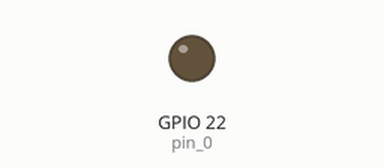
Simulated run of this program. Board: ESP32. Parts: output pins drawn as LEDs (lit = HIGH). Pins used as bus, display or sensor lines are not drawn; what the program prints to the serial monitor is not drawn.

Above: at 0.5 s.
Timing chart, 0 to 3.0 s (numbered marks = the images above):
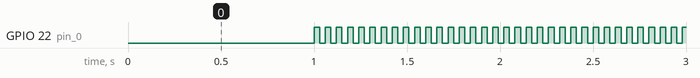

Measured:
- by itself, GPIO 22 (pin_0): alternates HIGH for 0.03 s and LOW for 0.03 s

The program:

main.cpp
```cpp
/*
 * FreeRTOS Esercizio 29: Esempio illustrativo di task e spinlock/sezioni critiche in sistemi multicore
 *
 * Lo spinlock in FreeRTOS costringe la CPU a bloccare l'esecuzione degli interrupt
 * e quindi dello scheduler del sistema operativo.
 * Nel porting di FreeRTOS operato da Espressif, lo spinlock opera su ogni core che lo interroga.
 *
 * Il programma di esempio analizza l'effetto di uno spinlock condiviso tra task
 * che girano su due core distinti della ESP32.
 *
 * Il Task0, sul core0, commuta il led sul pin_0 ogni task_0_delay ms.
 * Inizialmente non si impiega lo spinlock in questo task.
 *
 * Il Task1 sul Core1 impiega lo spinlock per proteggere una sezione critica di lunga durata.
 * Il Task1 entra nella sezione critica, commuta il led sul pin_1 e poi simula una lunga operazione
 * non interrompibile e infine rilascia lo spinlock: per tutto questo tempo lo scheduler sul Core1
 * resta bloccato.
 *
 * Analizzare con l'oscilloscopio le temporizzazioni dei segnali su pin_0 e pin_1
 * nei due casi:
 * a) senza lo spinlock in Task0;
 * b) con lo spinlock attivato in entrambi i task.
 *
 * Nota: nel file soc.h sono definiti i riferimenti ai due core della ESP32:
 *   #define PRO_CPU_NUM (0)
 *   #define APP_CPU_NUM (1)
 *
 * Qui vengono adoperati entrambi i core della CPU.
 *
 */

#include <Arduino.h>

// Impostazioni  ***************************************************************
// il core1 viene monopolizzato dal Task1 per time_hog ms
static const TickType_t time_hog = 1;
// Tempo di pausa (ms) del Task 0
static const TickType_t task_0_delay = 30;
// Tempo di pausa (ms) del Task 1
static const TickType_t task_1_delay = 100;

// Pin  ************************************************************************

// pin del led gestito dal task 0 sul Core0
static const int pin_0 = 22;
// pin del led gestito dal task 1 sul Core1
static const int pin_1 = 23;

// Variabili Globali  **********************************************************

// spinlock di protezione delle sezioni critiche
static portMUX_TYPE spinlock = portMUX_INITIALIZER_UNLOCKED;

//******************************************************************************
// Funzioni ausiliarie

// monopolizza il processore. Temporizzazione accurata per tempi <= 1 secondo
static void hog_delay(uint32_t ms)
{
  for (uint32_t i = 0; i < ms; i++)
  {
    for (uint32_t j = 0; j < 40000; j++)
    {
      asm("nop"); // istruzione NO-OPERATION della CPU
    }
  }
}

//*****************************************************************************
// Tasks

// task sul core 0
void doTask0(void *parameters)
{

  // Configura il pin del led
  pinMode(pin_0, OUTPUT);

  // Ciclo infinito del task
  while (1)
  {

    // Commuta il pin del led (provare a chiuderlo in una sezione critica con lo spinlock)
    portENTER_CRITICAL(&spinlock);
    digitalWrite(pin_0, !digitalRead(pin_0));
    portEXIT_CRITICAL(&spinlock);

    // rilascia il processore per un po' di tempo
    vTaskDelay(pdMS_TO_TICKS(task_0_delay));
  }
}

// task sul core 1
void doTask1(void *parameters)
{

  // Configura il pin del led
  pinMode(pin_1, OUTPUT);

  // Ciclo infinito del task
  while (1)
  {

    // esegue una sezione critica di lunga durata (NON è mai una buona idea!)
    portENTER_CRITICAL(&spinlock);
    digitalWrite(pin_1, HIGH);
    hog_delay(time_hog);
    digitalWrite(pin_1, LOW);
    portEXIT_CRITICAL(&spinlock);

    // rilascia il processore per un po' di tempo
    vTaskDelay(pdMS_TO_TICKS(task_1_delay));
  }
}


//************************************************************************************
// Main (sul core 1, con priorità 1)

// configurazione del sistema
void setup()
{
  // Configurazione della seriale
  Serial.begin(115200);

  // breve pausa
  vTaskDelay(pdMS_TO_TICKS(1000));
  Serial.println();
  Serial.println("FreeRTOS Esempio di spinlock e multicore");

  // Crea e avvia i due task;

  // Start Task L (sul core 0)
  xTaskCreatePinnedToCore(doTask0,
                          "Task 0",
                          1024,
                          NULL,
                          1,
                          NULL,
                          PRO_CPU_NUM);

  // Start Task H (sul core 1)
  xTaskCreatePinnedToCore(doTask1,
                          "Task 1",
                          1024,
                          NULL,
                          1,
                          NULL,
                          APP_CPU_NUM);

  // Elimina il task con "Setup e Loop"
  vTaskDelete(NULL);
}

void loop()
{
  // lasciare vuoto
}
```
